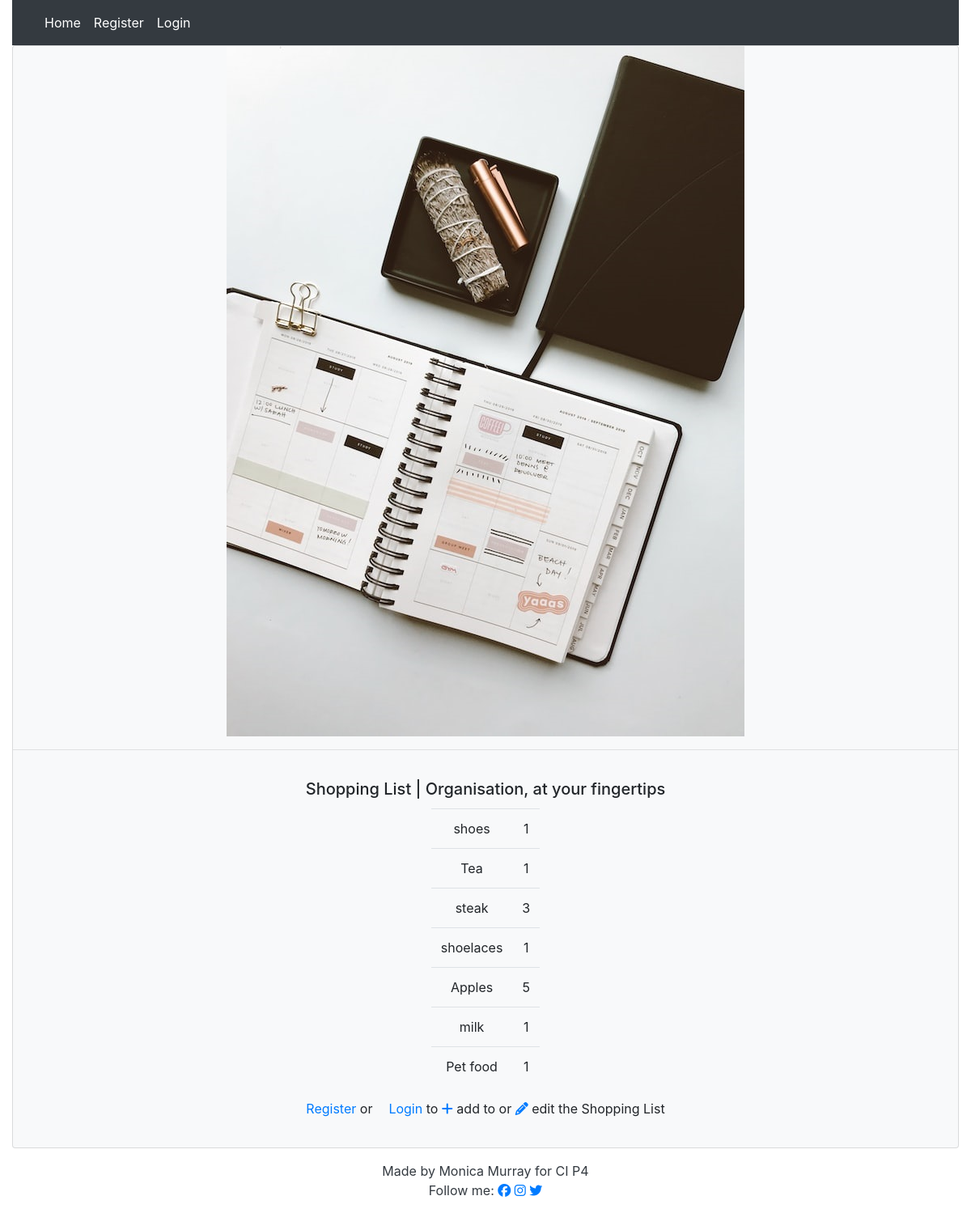
The app's page /, older data.
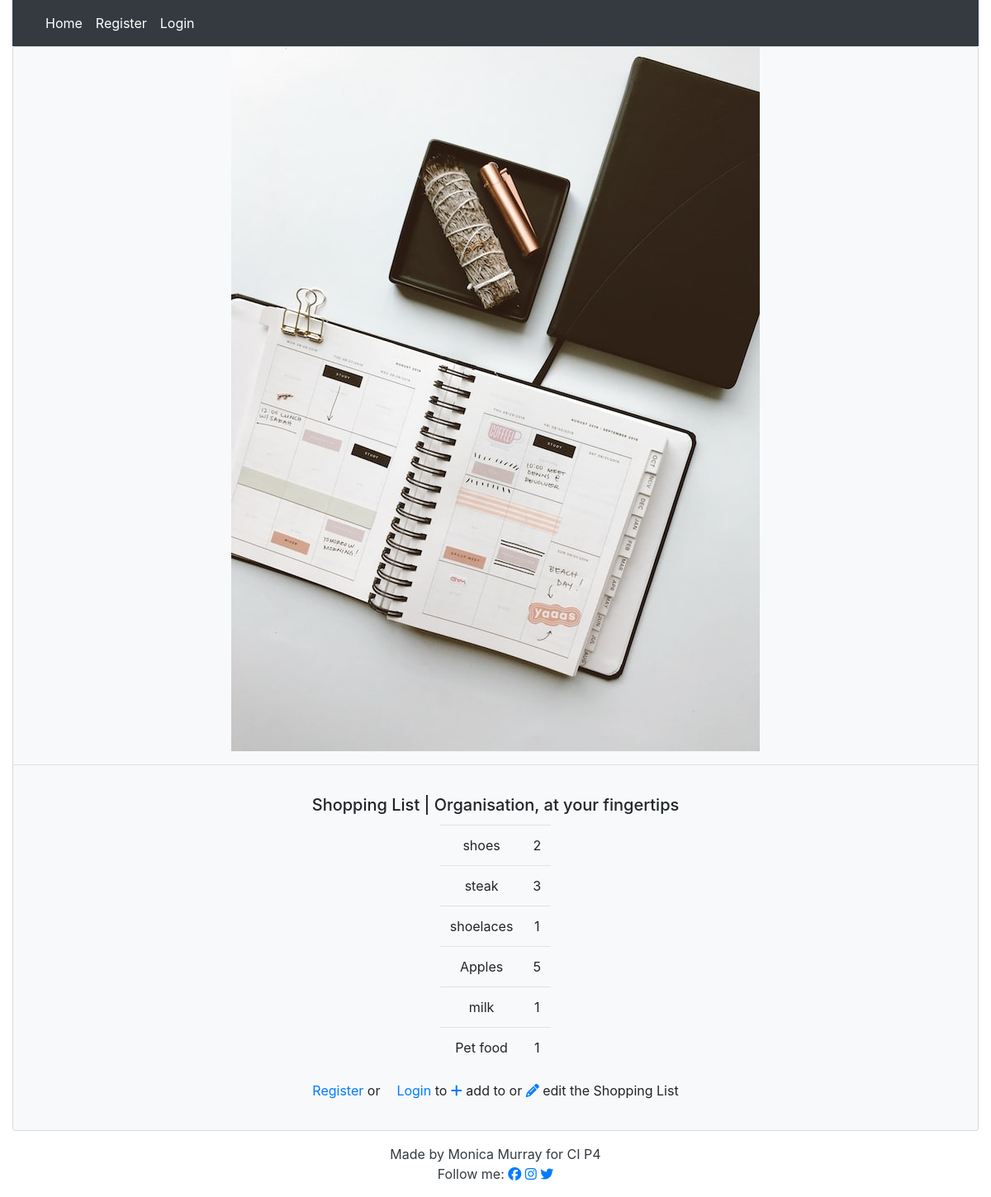
The same page, newer data.
### list/models.py (models this page shows, shortened)
class Entry(models.Model):
    item_name = models.CharField(
        max_length=60, null=False, blank=False, unique=True)
    quantity = models.IntegerField(choices=QUANTITY_CHOICES)
    star = models.BooleanField(default=False)
    user = models.ForeignKey(User, on_delete=models.CASCADE)
    category = models.CharField(max_length=20, choices=CATEGORY_CHOICES)
    added_on = models.DateTimeField(auto_now_add=True)
    check_item_as_done = models.BooleanField(default=False)
    class Meta:
        ordering = ['-added_on']

### list/views.py (the view)
# urls.py: path('', views.EntryList.as_view(), name='home'),
class EntryList(generic.ListView):
    model = Entry
    queryset = Entry.objects.all()
    template_name = 'index.html'
    paginate_by = 25

### templates/index.html (shortened to what this page needs)
{% extends 'base.html' %}
{% block content %}
<div class="row justify-content-center">
    {% if user.is_authenticated %}
    <div class="table-responsive-sm">
        <table class="table">
            <thead>
                <tr>
                    <th scope="col"><a href="#"><i class="fa-solid fa-filter"></i></a></th>
                    <th scope="col"><a href="add/"><i class="fa-solid fa-plus"></i>Add Item</a></th>
                    <th><i class="fa-solid fa-star"></i></th>
                    <th scope="col"></th>
                    <th scope="col"></th>
                    <th><i class="fa-solid fa-square-check"></i></th>
                </tr>
            </thead>
                <tr></tr>
            <tbody>
                {% for entry in entry_list %}
                <tr>
                    {% if entry.check_item_as_done %}
                        <th scope="row"></th>
                        <td><strike> {{ entry.item_name }} </strike></td>
                        <td>{{entry.quantity}}</td>
                        <td></td>
                        <td><a href="delete/{{entry.id}}"><i class="fa-solid fa-trash-can"></i> Delete</a></td>
                        <td><a href="#"><i class="fa-solid fa-square-check"></i></i>Done</a></td>
                    {% else %}
                        <th scope="row"></th>
                        <td> {{ entry.item_name }}</td>
                        <td>{{entry.quantity}}</td>
                        <td><a href="edit/{{entry.id}}"><i class="fa-solid fa-pencil"></i> Edit</a></td>
                        <td><a href="delete/{{entry.id}}"><i class="fa-solid fa-trash-can"></i> Delete</a></td>
                        <td><a href="#"><i class="fa-regular fa-square"></i>Done</a></td>
                        <!-- consider replacing the checkbox icon with bootstrap's
                        <div class="custom-control custom-checkbox">
                        <input type="checkbox" class="custom-control-input" id="customCheck1">
                        <label class="custom-control-label" for="customCheck1">Check this custom checkbox</label>
                        </div> -->
                    {% endif %}
                </tr>
                {% endfor %}
            </tbody>
        </table>
    </div>
    {% else %}
    <div class="table-responsive-sm">
        <table class="table">
            {% for entry in entry_list %}
                <tr>
                    <td> {{ entry.item_name }}</td>
                    <td>{{entry.quantity}}</td>
                </tr>
            {% endfor %}
        </table>
    </div>
    </div>
        <div class="row justify-content-center">
            <p><a href="{% url 'account_signup' %}" class="card-link">
                    Register</a> or<a href="{% url 'account_login' %}" class="card-link">Login</a> to <a href="#"><i
                        class="fa-solid fa-plus"></i></a>
                add to or <a href="#"><i class="fa-solid fa-pencil"></i></a> edit the Shopping List
            </p>
        </div>
    {% endif %}
</div>
{% endblock %}

Row changes from the older to the newer data that the page shows:
removed Entry: item_name "Tea", quantity "1"
changed Entry "shoes": quantity "1" → "2"
